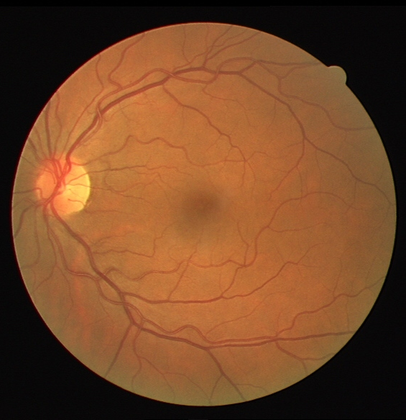
%> input picture source/retina_images_01_10/1.tif, 406 x 420 px, shrunk from 565 x 584 before the run
$ octave test.m   (GNU Octave 9; MATLAB toolbox functions it lacks are replaced by stand-ins)
%> lines starting %> are read from the running program, lines starting %| are printed output that depends on the picture; in (x1, y1, x2, y2) boxes, pixels count from 0 and x2, y2 are one past the last pixel; in counts of white or black regions, pixels touching at a corner belong together; the program's own positions count from 1; long printed decimals are rounded
rng('default');
img = imread('./source/retina_images_01_10/1.tif');
%> img is the input picture: size 420x406x3 uint8; mean R, G, B 117.9, 72.7, 40.9
mask = imread('./source/mask_images/1.tif');
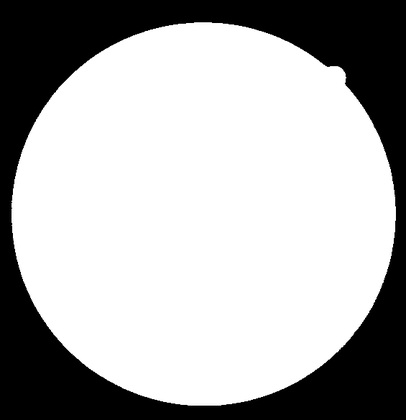
%> input picture source/mask_images/1.tif, 406 x 420 px, shrunk from 565 x 584 before the run
%> mask is the input picture: size 420x406 uint8; min 0, max 255, mean 173.4
best = im2double(imread('./source/label_images/1.tif'));
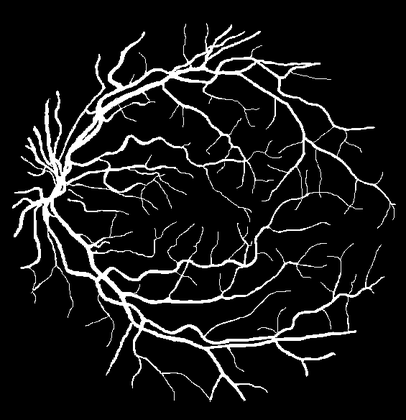
%> input picture source/label_images/1.tif, 406 x 420 px, shrunk from 565 x 584 before the run
%> best: size 420x406 double; min 0, max 1, mean 0.0911
img = im2double(rgb2gray(img));
%> img: size 420x406 double

filepath=pwd;
cd('source/task2img');
imwrite(img,'gray.jpg');
cd(filepath);

mask = double(imbinarize(mask));
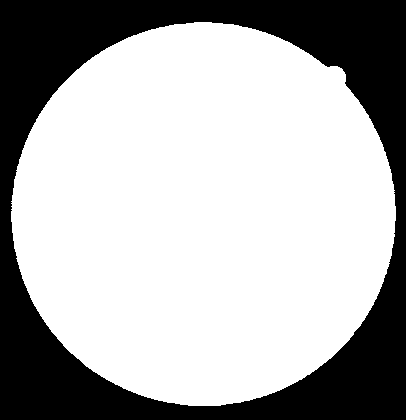
%> mask: size 420x406 double; values 0 (black) and 1 (white), 68% white; 1 black region, box (x1, y1, x2, y2) and area: (0, 0, 406, 420) 54542
img = img.*mask;        % mask the image
[rows,columns] = size(img);
%> rows = 420; columns = 406
subplot(2,4,1);
imshow(best);
title('best');

%% image processing
% Histogram equalization
img=adapthisteq(img);

filepath=pwd;
cd('source/task2img');
imwrite(img,'eq.jpg');
cd(filepath);

subplot(2,4,2);
imshow(img);
title('Histogram equalization');

% High-frequency emphasis
img=fftshift(fft2(img));
d0=20;
m=fix(rows/2);
%> m = 210
n=fix(columns/2);
%> n = 203
for i=1:rows
   for j=1:columns
        d = ((i-m)^2+(j-n)^2);
        high_filter(i,j)=0.5 + 1 - exp(-(d)^2/(2*(d0^2)));
   end
end
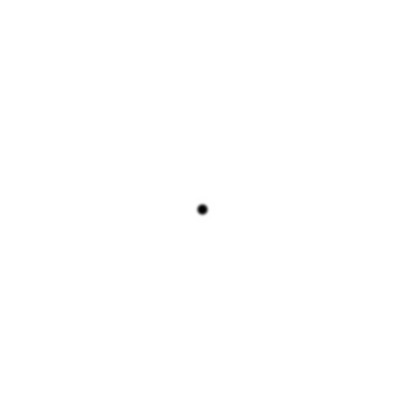
%> high_filter: size 420x406 double; min 0.5, max 1.5, mean 1.5; drawn with min black and max white
img=img.*high_filter;
img=real(ifft2(ifftshift(img)));

filepath=pwd;
cd('source/task2img');
imwrite(img,'frequency.jpg');
cd(filepath);

subplot(2,4,3);
imshow(img);
title('High-frequency emphasis');

% Gaussian filter
gausFilter = fspecial('gaussian',[7 7],0.9);   %高斯滤波
img = im2double(imfilter(img,gausFilter,'replicate'));

filepath=pwd;
cd('source/task2img');
imwrite(img,'Gaussian.jpg');
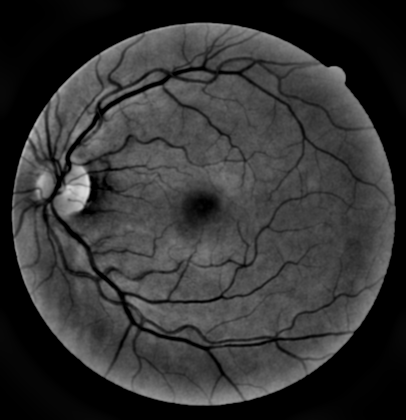
%> saved as Gaussian.jpg: size 420x406 uint8; min 0, max 219, mean 51.8
cd(filepath);

subplot(2,4,4);
imshow(img);
title('Gaussian filter');

% loG filter
hsize = 11;
sigma = 0.29;
filter = fspecial('log', hsize, sigma);
img=double(imfilter(img, filter));

filepath=pwd;
cd('source/task2img');
imwrite(img,'loG.jpg');
cd(filepath);

subplot(2,4,5);
imshow(img);
title('loG filter');

% Remove boundary and equalization
img = img.*mask;
img=adapthisteq(img);

filepath=pwd;
cd('source/task2img');
imwrite(img,'noBoundary.jpg');
cd(filepath);

subplot(2,4,6);
imshow(img);
title('Remove boundary');

% Binarization
for i = 1:rows
    for j = 1:columns
        if img(i, j) <= 0.55
            img(i, j) = 0;
        else
            img(i, j) = 1;
        end
    end
end
%> img: size 420x406 double; values 0 (black) and 1 (white), 13.1% white; 781 white regions (694 under 20 px), largest, box (x1, y1, x2, y2) and area: (16, 29, 391, 401) 12349, (69, 134, 219, 218) 1395, (163, 87, 248, 197) 625

filepath=pwd;
cd('source/task2img');
imwrite(img,'Binarization.jpg');
cd(filepath);

subplot(2,4,7);
imshow(img);
title('Binarization');

% Morphology operations
img = bwareaopen(img, 50, 4);   % delete blocks less than 50 pixels
%> img: size 420x406 logical; 9.4% white; 18 white regions, largest, box (x1, y1, x2, y2) and area: (16, 29, 391, 401) 12041, (69, 134, 219, 218) 1394, (163, 87, 248, 192) 582

filepath=pwd;
cd('source/task2img');
imwrite(img,'deleteSmall.jpg');
cd(filepath);

se = strel('square',2);         % close operation
img = imclose(img,se);
%> img: size 420x406 logical; 9.4% white; 14 white regions, largest, box (x1, y1, x2, y2) and area: (16, 29, 391, 401) 12568, (69, 134, 219, 218) 1602, (163, 87, 248, 192) 583

filepath=pwd;
cd('source/task2img');
imwrite(img,'close.jpg');
cd(filepath);

filled = imfill(img, 'holes');  % fill in small holes operation
%> filled: size 420x406 logical; 11.3% white; 14 white regions, largest, box (x1, y1, x2, y2) and area: (16, 29, 391, 401) 15695, (69, 134, 219, 218) 1602, (163, 87, 248, 192) 583
holes = filled & ~img;
%> holes: size 420x406 logical; 1.8% white; 13 white regions (3 under 20 px), largest, box (x1, y1, x2, y2) and area: (47, 203, 99, 278) 1064, (100, 72, 166, 109) 440, (143, 322, 220, 347) 434
bigHoles = bwareaopen(holes, 150);
smallholes = holes & ~bigHoles;
%> smallholes: size 420x406 logical; 0.16% white; 6 white regions (3 under 20 px), largest, box (x1, y1, x2, y2) and area: (221, 338, 268, 345) 130, (128, 306, 141, 324) 95, (56, 164, 61, 176) 34
img = img | smallholes;
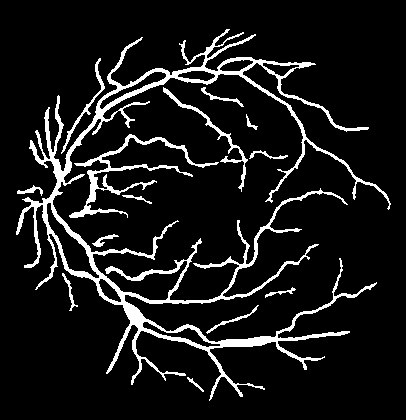
%> img: size 420x406 logical; 9.6% white; 14 white regions, largest, box (x1, y1, x2, y2) and area: (16, 29, 391, 401) 12837, (69, 134, 219, 218) 1602, (163, 87, 248, 192) 583


filepath=pwd;
cd('source/task2img');
imwrite(img,'fillHoles.jpg');
cd(filepath);

img = bwareaopen(img, 70, 8);

filepath=pwd;
cd('source/task2img');
imwrite(img,'deleteSmallAgain.jpg');
cd(filepath);

subplot(2,4,8);
imshow(img);
title('Morphology operations');

%% accuracy calculation
pixel_num = sum(mask(:));
%> pixel_num = 115978
vessel_num = sum(best(:));
%> vessel_num = 15530.7
background_num = pixel_num - vessel_num;
%> background_num = 100447.3

background = im2double(imcomplement(best));
background = background.*mask;

img_reverse = imcomplement(img);
img_reverse = img_reverse.*mask;
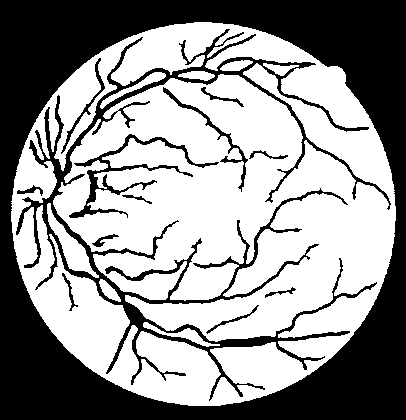
%> img_reverse: size 420x406 double; values 0 (black) and 1 (white), 58.5% white; 13 black regions, largest, box (x1, y1, x2, y2) and area: (0, 0, 406, 420) 54542, (16, 29, 391, 401) 12837, (69, 134, 219, 218) 1602

vessel_accurate = 0;
background_accurate = 0;
for i = 1:rows
    for j = 1:columns
        if best(i, j) == 1 && img(i, j) == 1
            vessel_accurate = vessel_accurate + 1;
        end
        if background(i, j) == 1 && img_reverse(i, j) == 1
            background_accurate = background_accurate + 1;
        end
    end
end
%> after the loop, background_accurate = 79337; vessel_accurate = 5075
vessel_rate = vessel_accurate/vessel_num;
%> vessel_rate = 0.327
background_rate = background_accurate/background_num;
%> background_rate = 0.79
total_rate = (vessel_accurate+background_accurate)/pixel_num;
%> total_rate = 0.728
fprintf("P = %f N = %f T = %f\n", vessel_rate, background_rate, total_rate);
%| P = 0.3268 N = 0.7898 T = 0.7278
